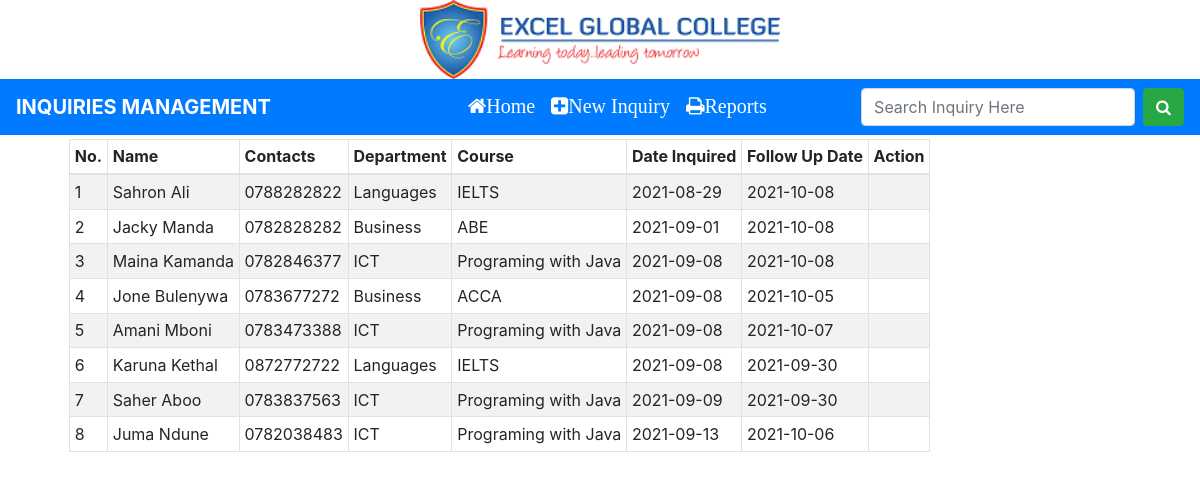
The app's page /inquiries.php (signed in) with its own data.
### tables this page shows
CREATE TABLE `inquiries` (
  `id` int(200) NOT NULL,
  `name` varchar(200) NOT NULL,
  `cont` varchar(200) NOT NULL,
  `dpt` varchar(200) NOT NULL,
  `course` varchar(200) NOT NULL,
  `di` varchar(200) NOT NULL,
  `dc` varchar(200) NOT NULL,
  `remarks` varchar(2000) NOT NULL
);

### inquiries.php (the view, shortened to what this page needs)
<?php
if (isset($_POST['search'])) {
$valuetosearch=$_POST['value_to_search'];
$sql="SELECT * FROM `inquiries` WHERE CONCAT(`name`, `cont`, `dpt`, `course`, `di`, `dc`, `remarks`,`action`) LIKE '%".$valuetosearch."%'";
$search_result= filtertable($sql);
}
else{
$sql="SELECT * FROM `inquiries` ORDER BY `di`";
$search_result=filtertable($sql);
}
function filtertable($sql)
{
  $con=mysqli_connect("127.0.0.1","root","","egc");
  $filter_result=mysqli_query($con,$sql);
  return $filter_result;
}
 ?>
<?php
if (isset($_SESSION['admin']) )
{
  ?>
<!DOCTYPE html>
<html>
<head>
  <link rel="stylesheet" href="https://cdnjs.cloudflare.com/ajax/libs/font-awesome/4.7.0/css/font-awesome.min.css">
  <link rel="stylesheet" href="https://maxcdn.bootstrapcdn.com/bootstrap/4.0.0/css/bootstrap.min.css">
</head>
<body class=" ">
    <div class="">
   <center> <img src="logo/logo.png" alt="" style="height: 20%;width: 30%;"></center>
   </div>
  <nav class="navbar navbar-expand-lg navbar-success bg-primary ">
  <a class="navbar-brand" href="#" style="color: white;font-weight:bolder ;">INQUIRIES MANAGEMENT</a>
  <div class="collapse navbar-collapse" id="navbarNav">
     <ul class="navbar-nav mx-auto">
         <li class="nav-item active">
        <a class="nav-link" href="dashboard.php" style="color: black;font-weight: bolder;"><i class="fa fa-home" style="color:white;font-size: 20px;">Home</i></a>
      </li>
      <li class="nav-item">
        <a class="nav-link" href="newinq.php" style="color: black;font-weight: bolder;"><i class="fa fa-plus-square" style="color:white;font-size: 20px;">New Inquiry</i></a>
      </li>
          <li class="nav-item active">
        <a class="nav-link" href="applicant_reset.php" style="color: black;font-weight: bolder;"><i class="fa fa-print" style="color:white;font-size: 20px;">Reports</i></a>
      </li>
    </ul>
     <form class="form-inline my-2 my-lg-0" action="inquiries.php" method="post">
    <input type="text" name="value_to_search" class="form-control mr-sm-2" placeholder="Search Inquiry Here">
    <button class="btn btn-success my-2 my-sm-0" name="search"><i class="fa fa-search" aria-hidden="true"></i></button>
   </form>
  </div>
</nav>
<div class="container">
<div class=" pt-sm-1">
  <div class="mx-auto">
    <div class="w-auto">
        <div class="pl-4 pr-4 table-responsive text-nowrap">
       <table class="table  table-bordered table table-striped table-hover table-responsive table-sm">
    <thead class="w-auto">
<tr>
<th scope="col">No.</th>
<th scope="col">Name</th>
<th scope="col">Contacts</th>
<th scope="col">Department</th>
<th scope="col">Course</th>
<th scope="col">Date Inquired</th>
<th scope="col">Follow Up Date</th>
<th scope="col">Action</th>
</tr>
</thead>
<tbody>
<?php
 $count=1;
while($row = mysqli_fetch_array($search_result)) {
  ?>
<tr><td ><?php echo $count; ?></td>
  <td><?php echo $row["name"]; ?></td>
<td ><?php echo $row["cont"]; ?></td>
<td ><?php echo $row["dpt"]; ?></td>
<td ><?php echo $row["course"]; ?></td>
<td ><?php echo $row["di"]; ?></td>
<td ><?php echo $row["dc"]; ?></td>
<td ><?php echo $row["action"]; ?></td>
</tr>
<?php
$count++;} ?>
</tbody>
</table>
</div>
</div>
  </div>
</div>
</body>
</html>
<?php
}
else
{
  header('Location: index.php');
}
 ?>

### records on screen
inquiries: name "Sahron Ali", cont "0788282822", dpt "Languages", course "IELTS", di "2021-08-29", dc "2021-10-08"
inquiries: name "Jacky Manda", cont "0782828282", dpt "Business", course "ABE", di "2021-09-01", dc "2021-10-08"
inquiries: name "Maina Kamanda", cont "0782846377", dpt "ICT", course "Programing with Java", di "2021-09-08", dc "2021-10-08"
inquiries: name "Jone Bulenywa", cont "0783677272", dpt "Business", course "ACCA", di "2021-09-08", dc "2021-10-05"
inquiries: name "Amani Mboni", cont "0783473388", dpt "ICT", course "Programing with Java", di "2021-09-08", dc "2021-10-07"
inquiries: name "Karuna Kethal", cont "0872772722", dpt "Languages", course "IELTS", di "2021-09-08", dc "2021-09-30"
inquiries: name "Saher Aboo", cont "0783837563", dpt "ICT", course "Programing with Java", di "2021-09-09", dc "2021-09-30"
inquiries: name "Juma Ndune", cont "0782038483", dpt "ICT", course "Programing with Java", di "2021-09-13", dc "2021-10-06"
